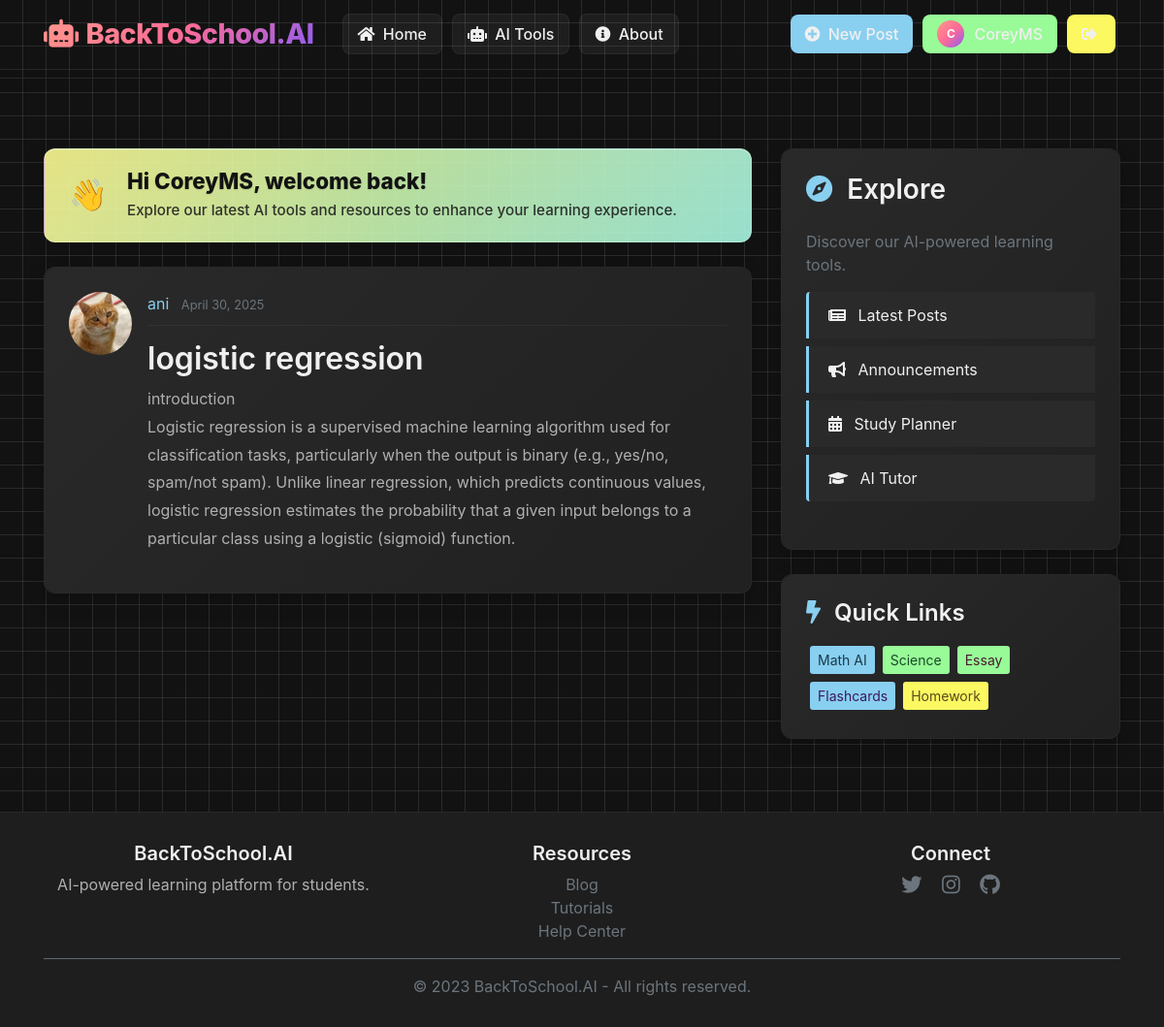
The page /post/33/ (signed in) on the database its author committed.
### blog/models.py (models this page shows, shortened)
class Post(models.Model):
    title = models.CharField(max_length=100)
    content = models.TextField()
    date_posted = models.DateTimeField(default=timezone.now)
    author= models.ForeignKey(User, on_delete=models.CASCADE)

### users/models.py (models this page shows, shortened)
class Profile(models.Model):
    user = models.OneToOneField(User, on_delete=models.CASCADE)
    image = models.ImageField(default='default.jpg', upload_to='profile_pics')

### blog/views.py (the view)
# urls.py: path('post/<int:pk>/', PostDetailView.as_view(), name='post-detail'),
class PostDetailView(DetailView):
    model = Post

### blog/templates/blog/post_detail.html (shortened to what this page needs)
{% extends "blog/base.html" %}
{% block content %}
    <article class="media content-section">
        <img src="{% if post.author.profile.image %}{{ object.author.profile.image.url }}{% else %}/media/profile_pics/default.jpg{% endif %}"
             class="rounded-circle article-img" alt="Author Image">
        <div class="media-body">
            <div class="article-metadata">
                <a class="mr-2" href="#" style="color: var(--pastel-blue);">{{ object.author }}</a>
                <small class="text-muted">{{ object.date_posted|date:"F d, Y" }}</small>
            </div>
            <h2 class="article-title">{{ object.title }}</h2>
            <p class="article-content">{{ object.content }}</p>
        </div>
    </article>
{% endblock content %}

### blog/templates/blog/base.html (shortened to what this page needs)
{% load static %}
<!DOCTYPE html>
<html lang="en">
<head>
    <link rel="stylesheet" href="https://cdn.jsdelivr.net/npm/bootstrap@4.4.1/dist/css/bootstrap.min.css">
    <link rel="stylesheet" href="https://cdnjs.cloudflare.com/ajax/libs/font-awesome/5.15.4/css/all.min.css">
    <link rel="stylesheet" type="text/css" href="{% static 'blog/main.css' %}">
</head>
<body>
    <header class="site-header">
        <nav class="navbar navbar-expand-md navbar-dark fixed-top">
          <div class="container">
            <a class="navbar-brand mr-4" href="{% url 'blog-home' %}">
                <i class="fas fa-robot mr-2"></i>BackToSchool.AI
            </a>
            <div class="collapse navbar-collapse" id="navbarToggle">
              <div class="navbar-nav mr-auto">
                <a class="nav-item nav-link" href="{% url 'blog-home' %}"><i class="fas fa-home mr-1"></i> Home</a>
                <a class="nav-item nav-link" href="{% url 'ai-tools' %}"><i class="fas fa-robot mr-1"></i> AI Tools</a>
                <a class="nav-item nav-link" href="{% url 'blog-about' %}"><i class="fas fa-info-circle mr-1"></i> About</a>
              </div>
                <div class="navbar-nav">
                {% if user.is_authenticated %}
                  <a class="nav-item nav-link btn-pastel-purple" href="{% url 'post-create' %}"><i class="fas fa-plus-circle mr-1"></i> New Post</a>
                  <a class="nav-item nav-link profile-btn btn-pastel-pink" href="{% url 'profile' %}">
                    <div class="profile-pic">{{ user.username|first|upper }}</div>
                    {{ user.username }}
                  </a>
                  <a class="nav-item nav-link btn-pastel-yellow" href="{% url 'logout' %}"><i class="fas fa-sign-out-alt mr-1"></i></a>
                {% else %}
                  <a class="nav-item nav-link" href="{% url 'login' %}"><i class="fas fa-sign-in-alt mr-1"></i> Login</a>
                  <a class="nav-item nav-link" href="{% url 'register' %}"><i class="fas fa-user-plus mr-1"></i> Register</a>
                {% endif %}
                </div>
            </div>
          </div>
        </nav>
      </header>
      <main role="main" class="container mt-5 pt-4">
        <div class="row">
          <div class="col-md-8">
            {% if user.is_authenticated %}
            <div class="welcome-banner">
              <div class="welcome-content">
                <div class="welcome-icon">👋</div>
                <div>
                  <h3 class="welcome-title">Hi {{ user.username }}, welcome back!</h3>
                  <p class="welcome-subtext">Explore our latest AI tools and resources to enhance your learning experience.</p>
                </div>
              </div>
            </div>
            {% endif %}
            {% block content %}{% endblock %}
          </div>
          <div class="col-md-4">
            <div class="content-section">
              <h3 class="mb-4"><i class="fas fa-compass mr-2" style="color: var(--pastel-blue);"></i> Explore</h3>
              <p class='text-muted'>Discover our AI-powered learning tools.
                <ul class="list-group mt-3">
                  <li class="list-group-item"><i class="fas fa-newspaper mr-2"></i> Latest Posts</li>
                  <li class="list-group-item"><i class="fas fa-bullhorn mr-2"></i> Announcements</li>
                  <li class="list-group-item"><i class="fas fa-calendar-alt mr-2"></i> Study Planner</li>
                  <li class="list-group-item"><i class="fas fa-graduation-cap mr-2"></i> AI Tutor</li>
                </ul>
              </p>
            </div>
            <div class="content-section">
              <h4 class="mb-3"><i class="fas fa-bolt mr-2" style="color: var(--pastel-blue);"></i> Quick Links</h4>
              <div class="d-flex flex-wrap">
                <a href="#" class="btn btn-sm btn-pastel-blue m-1">Math AI</a>
                <a href="#" class="btn btn-sm btn-pastel-green m-1">Science</a>
                <a href="#" class="btn btn-sm btn-pastel-pink m-1">Essay</a>
                <a href="#" class="btn btn-sm btn-pastel-purple m-1">Flashcards</a>
                <a href="#" class="btn btn-sm btn-pastel-yellow m-1">Homework</a>
              </div>
            </div>
          </div>
        </div>
      </main>
      <footer class="text-center">
        <div class="container">
          <div class="row">
            <div class="col-md-4 mb-3 mb-md-0">
              <h5>BackToSchool.AI</h5>
              <p>AI-powered learning platform for students.</p>
            </div>
            <div class="col-md-4 mb-3 mb-md-0">
              <h5>Resources</h5>
              <ul class="list-unstyled">
                <li><a href="#" class="text-secondary">Blog</a></li>
                <li><a href="#" class="text-secondary">Tutorials</a></li>
                <li><a href="#" class="text-secondary">Help Center</a></li>
              </ul>
            </div>
            <div class="col-md-4">
              <h5>Connect</h5>
              <a href="#" class="text-secondary mx-2"><i class="fab fa-twitter fa-lg"></i></a>
              <a href="#" class="text-secondary mx-2"><i class="fab fa-instagram fa-lg"></i></a>
              <a href="#" class="text-secondary mx-2"><i class="fab fa-github fa-lg"></i></a>
            </div>
          </div>
          <hr class="my-3 bg-secondary">
          <p class="mb-0 text-secondary">&copy; 2023 BackToSchool.AI - All rights reserved.</p>
        </div>
      </footer>
</body>
</html>

### blog/static/blog/main.css (style rules this page uses)
body { background: #fafafa; color: #333333; margin-top: 5rem; }
h1, h2, h3, h4, h5, h6 { color: #444444; }
ul { margin: 0; }
.site-header .navbar-nav .nav-link { color: #cbd5db; }
.content-section { background: #ffffff; padding: 10px 20px; border: 1px solid #dddddd; border-radius: 3px; margin-bottom: 20px; }
.article-title { color: #444444; }
.article-content { white-space: pre-line; }
.article-img { height: 65px; width: 65px; margin-right: 16px; }
.article-metadata { padding-bottom: 1px; margin-bottom: 4px; border-bottom: 1px solid #e3e3e3 }

### rows shown on the page
Post: author.image (picture), author "ani", date_posted "April 30, 2025", title "logistic regression", content "introduction Logistic regression is a supervised machine learning algorithm used for classification tasks, particularly when the output is binary (e.g., yes/no, spam/not spam). Unlike linear regression, which predicts continuous values, logistic regression estimates the probability that a given input belongs to a particular class using a logistic (sigmoid) function."

### other values the page prints
{{ user.username|first|upper }} "C"
{{ user.username }} "CoreyMS"
